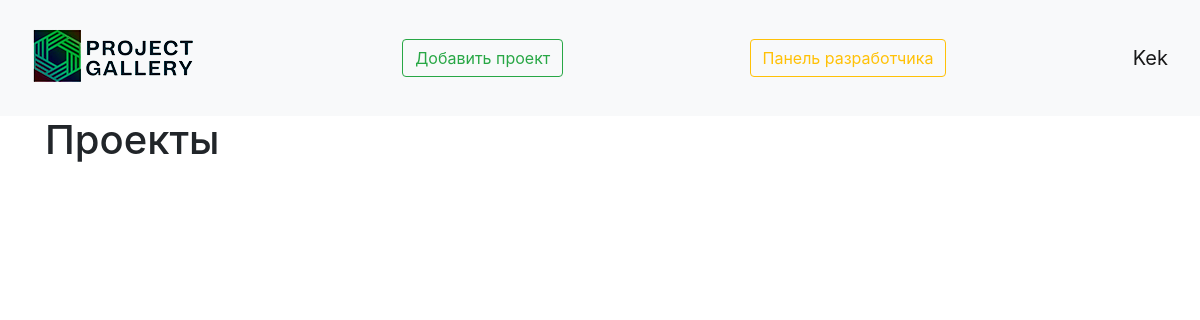
The page /developer_panel (signed in) on the database as committed earlier.
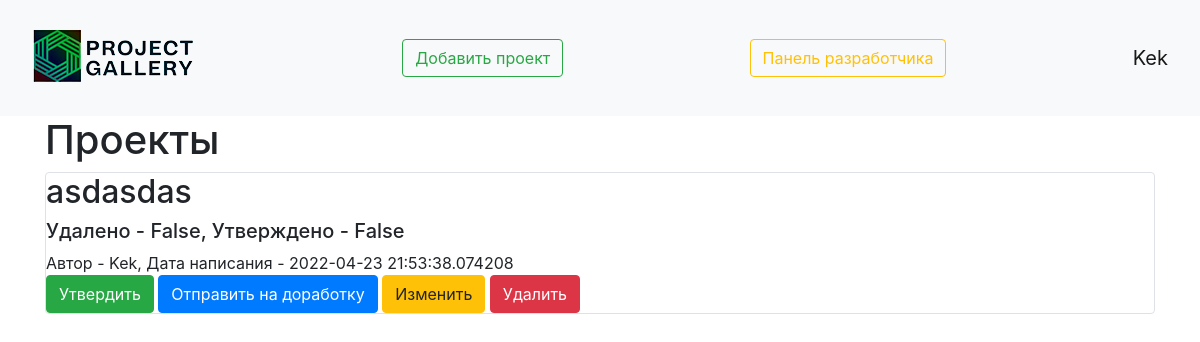
The same page on the database as committed later.
### data/user.py (models this page shows, shortened)
class User(SqlAlchemyBase, UserMixin, SerializerMixin):
    __tablename__ = 'users'
    id = sqlalchemy.Column(sqlalchemy.Integer,
                           primary_key=True, autoincrement=True)
    name = sqlalchemy.Column(sqlalchemy.String, nullable=True)
    about = sqlalchemy.Column(sqlalchemy.String, nullable=True)
    email = sqlalchemy.Column(sqlalchemy.String,
                              index=True, unique=True, nullable=True)
    hashed_password = sqlalchemy.Column(sqlalchemy.String, nullable=True)
    created_date = sqlalchemy.Column(sqlalchemy.DateTime,
                                     default=datetime.datetime.now)
    is_developer = sqlalchemy.Column(sqlalchemy.Boolean, nullable=True, default=False)
    projects = orm.relation("Projects", back_populates='user')

### data/projects.py (models this page shows)
class Projects(SqlAlchemyBase, SerializerMixin):
    __tablename__ = 'projects'
    id = sqlalchemy.Column(sqlalchemy.Integer,
                           primary_key=True, autoincrement=True)
    title = sqlalchemy.Column(sqlalchemy.String, nullable=True)
    content = sqlalchemy.Column(sqlalchemy.String, nullable=True)
    created_date = sqlalchemy.Column(sqlalchemy.DateTime,
                                     default=datetime.datetime.now)
    is_private = sqlalchemy.Column(sqlalchemy.Boolean, default=True)
    is_confirmed = sqlalchemy.Column(sqlalchemy.Boolean, nullable=True, default=False)
    is_deleted = sqlalchemy.Column(sqlalchemy.Boolean, nullable=True, default=False)
    image = sqlalchemy.Column(nullable=True)
    user_id = sqlalchemy.Column(sqlalchemy.Integer,
                                sqlalchemy.ForeignKey("users.id"))
    user = orm.relation('User')

### main.py (the view)
@app.route('/developer_panel')
@login_required
def developer_panel():
    if current_user.is_developer:
        db_sess = db_session.create_session()
        if current_user.is_authenticated:
            projects = db_sess.query(Projects).filter(
                (Projects.user == current_user) | (Projects.is_private != True))
        else:
            projects = db_sess.query(Projects).filter((Projects.is_private != True))
        return render_template("index_developer.html", projects=projects)

### data/db_session.py (called while the page is built)
def create_session() -> Session:
    global __factory
    return __factory()

### main.py (called while the page is built)
@login_manager.user_loader
def load_user(user_id):
    db_sess = db_session.create_session()
    return db_sess.query(User).get(user_id)

### templates/index_developer.html (shortened to what this page needs)
{% extends "base.html" %}
{% block content %}
<h1>Проекты</h1>
{% for item in projects%}
{% if item.is_deleted or not item.is_confirmed %}
<div class="col-md6 border rounded">
    <a href="/viewing_project/{{ item.id }}" class="text-decoration-none text-reset"><h2>{{item.title}}</h2></a>
    <h5>Удалено - {{item.is_deleted}}, Утверждено - {{item.is_confirmed}}</h5>
    <div>
        Автор - {{item.user.name}}, Дата написания - {{item.created_date}}
    </div>
    {% if current_user.is_authenticated %}
    <div>
        {% if not item.is_developer %}
        <a href="/developer_panel/projects_approve/{{ item.id }}" class="btn btn-success">
            Утвердить
        </a>
        <a href="/developer_panel/projects_modification/{{ item.id }}" class="btn btn-primary">
            Отправить на доработку
        </a>
        {% endif %}
        <a href="/projects/{{ item.id }}" class="btn btn-warning">
            Изменить
        </a>
        <a href="/developer_panel/projects_delete/{{ item.id }}" class="btn btn-danger">
            Удалить
        </a>
    </div>
{% endif %}
{% endif %}
</div>
{% endfor %}
{% endblock %}

### templates/base.html (shortened to what this page needs)
<!doctype html>
<html lang="en">
<head>
    <link rel="stylesheet"
          href="https://stackpath.bootstrapcdn.com/bootstrap/4.4.1/css/bootstrap.min.css"
>
</head>
<body>
<header>
    <nav class="navbar navbar-light bg-light">
        <a href="/"><img src="/static/img/small_logo2.png" alt="здесь должна была быть картинка, но не нашлась"></a>
        <a href="projects" class="btn btn-outline-success">Добавить проект</a>
        {% if current_user.is_developer %}
        <a href="/developer_panel" class="btn btn-outline-warning">
            Панель разработчика
        </a>
        {% endif %}
        {% if current_user.is_authenticated %}
    <a class="navbar-brand" href="/user_profile">{{ current_user.name }}</a>
{% else %}
    <p>
        <a class="btn btn-primary " href="/register">Зарегистрироваться</a>
        <a class="btn btn-success" href="/login">Войти</a>
    </p>
{% endif %}
    </nav>
</header>
<main role="main" class="container">
    {% block content %}{% endblock %}
</main>
</body>
</html>

Rows that differ between the two databases and show on the page:
added Projects: title "asdasdas", is_deleted "False", is_confirmed "False", user.name "Kek", created_date "2022-04-23 21:53:38.074208"
